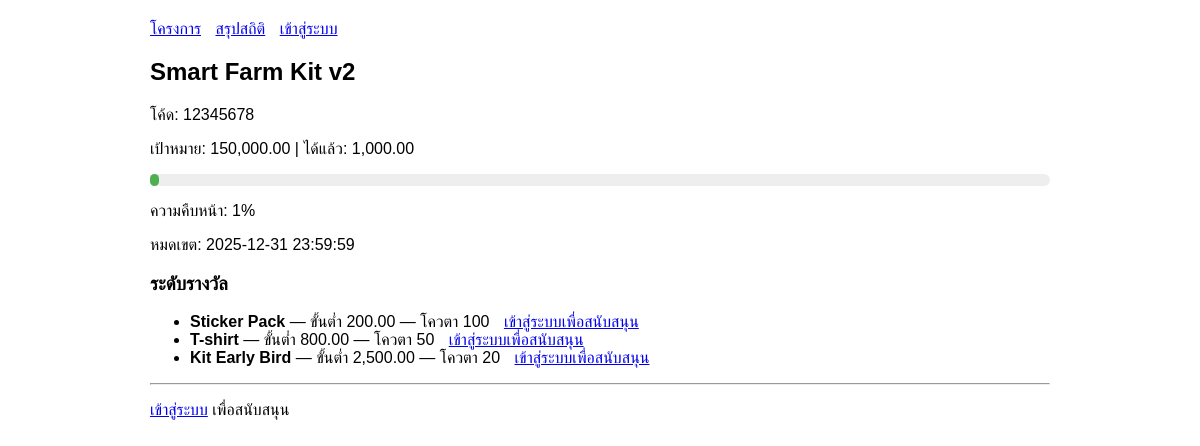
Screenshot of /public/?r=project&id=1 with the database file from the repository.
### tables this page shows
CREATE TABLE projects (
  id               INT AUTO_INCREMENT PRIMARY KEY,
  code             CHAR(8) NOT NULL UNIQUE,             
  name             VARCHAR(200) NOT NULL,
  category_id      INT NOT NULL,
  goal_amount      DECIMAL(12,2) NOT NULL CHECK (goal_amount > 0),
  deadline         DATETIME NOT NULL,                   
  raised_amount    DECIMAL(12,2) NOT NULL DEFAULT 0,
  created_at       DATETIME NOT NULL DEFAULT CURRENT_TIMESTAMP,
  FOREIGN KEY (category_id) REFERENCES categories(id)
);

CREATE TABLE reward_tiers (
  id             INT AUTO_INCREMENT PRIMARY KEY,
  project_id     INT NOT NULL,
  name           VARCHAR(200) NOT NULL,
  min_amount     DECIMAL(12,2) NOT NULL,               
  quota          INT NOT NULL,                         
  FOREIGN KEY (project_id) REFERENCES projects(id)
);

### App/Controllers/ProjectController.php (called while the page is built, shortened)
<?php
class ProjectController
{
    public function show()
    {
        $id = (int)($_GET['id'] ?? 0);
        $proj = (new Project())->find($id);
        $tiers = (new RewardTier())->byProject($id);
        $sum = (new Pledge())->sumSuccessByProject($id);
        $progress = 0;
        if (!empty($proj['goal_amount']) && is_numeric($proj['goal_amount']) && $proj['goal_amount'] > 0) {
            $progress = min(100, round($sum * 100 / $proj['goal_amount']));
        }
        include __DIR__ . "/../Views/project/show.php";
        return ob_get_clean();
    }
}

### Public/index.php (called while the page is built, shortened)
<?php
spl_autoload_register(function ($class) {
    $base = __DIR__ . '/../';
    $path = $base . str_replace('\\', '/', $class) . '.php';
});
$router = new Router();
$router->get('/',         [new ProjectController(), 'index']);
$router->get('/project',  [new ProjectController(), 'show']);
$router->get('/stats',    [new StatsController(),  'index']);
$router->get('/login',    [new AuthController(), 'showLogin']);
$router->post('/login',   [new AuthController(), 'login']);
$router->get('/logout',   [new AuthController(), 'logout']);
$router->post('/pledge',  [new PledgeController(), 'store']);
$router->get('/pledge-continue', [new PledgeController(), 'continuePledge']);
$router->dispatch();

### config.php (called while the page is built)
<?php
return [
  'db' => [
    'dsn'  => 'mysql:host=127.0.0.1;dbname=crowdfund;charset=utf8mb4',
    'user' => 'root',
    'pass' => ''
  ]
];

### App/Core/Database.php (called while the page is built, shortened)
<?php
class Database
{
    private static $pdo = null;
    public static function pdo()
    {
        if (!self::$pdo) {
            $cfg = include __DIR__ . '/../../config.php';
            self::$pdo = new \PDO($cfg['db']['dsn'], $cfg['db']['user'], $cfg['db']['pass'], [
                \PDO::ATTR_ERRMODE => \PDO::ERRMODE_EXCEPTION,
                \PDO::ATTR_DEFAULT_FETCH_MODE => \PDO::FETCH_ASSOC,
            ]);
        }
        return self::$pdo;
    }
}

### App/Models/BaseModel.php (called while the page is built, shortened)
<?php
abstract class BaseModel
{
    public function __construct()
    {
        $this->pdo = Database::pdo();
    }
}

### App/Models/Project.php (called while the page is built, shortened)
<?php
class Project extends BaseModel
{
    public function find(int $id): ?array
    {
        $st = $this->pdo->prepare("SELECT * FROM projects WHERE id = ?");
        $st->execute([$id]);
        $row = $st->fetch();
        return $row ?: null;
    }
}

### App/Models/Pledge.php (called while the page is built, shortened)
<?php
class Pledge extends BaseModel
{
    public function sumSuccessByProject($project_id)
    {
        $st = $this->pdo->prepare("SELECT IFNULL(SUM(amount),0) s FROM pledges WHERE project_id=? AND status='success'");
        $st->execute([$project_id]);
        return (float)$st->fetch()['s'];
    }
}

### App/Models/RewardTier.php (called while the page is built, shortened)
<?php
class RewardTier extends BaseModel
{
    public function byProject(int $project_id): array
    {
        $st = $this->pdo->prepare(
            "SELECT * FROM reward_tiers WHERE project_id = ? ORDER BY min_amount ASC"
        );
        $st->execute([$project_id]);
        return $st->fetchAll();
    }
}

### App/Views/project/show.php (the view, shortened to what this page needs)
<h2><?=htmlspecialchars($proj['name'])?></h2>
<p>โค้ด: <?=htmlspecialchars($proj['code'])?></p>
<p>เป้าหมาย: <?=number_format($proj['goal_amount'],2)?> | ได้แล้ว: <?=number_format($sum,2)?></p>
<div class="progress"><div class="bar" style="width: <?=$progress?>%"></div></div>
<p>ความคืบหน้า: <?=$progress?>%</p>
<p>หมดเขต: <?=htmlspecialchars($proj['deadline'])?></p>
<h3>ระดับรางวัล</h3>
<ul>
<?php foreach($tiers as $t): ?>
  <li>
    <b><?=htmlspecialchars($t['name'])?></b>
    — ขั้นต่ำ <?=number_format($t['min_amount'],2)?>
    — โควตา <?=$t['quota']?>
    <?php if(!empty($_SESSION['user'])): ?>
      <?php if((int)$t['quota'] > 0): ?>
        <form method="post" action="?r=pledge" style="display:inline-block; margin-left:10px">
          <input type="hidden" name="project_id" value="<?=$proj['id']?>">
          <input type="hidden" name="reward_tier_id" value="<?=$t['id']?>">
          <input name="amount" type="number" step="0.01"
                 min="<?=htmlspecialchars($t['min_amount'])?>"
                 value="<?=htmlspecialchars($t['min_amount'])?>"
                 style="width:120px">
          <button type="submit">สนับสนุน</button>
        </form>
      <?php else: ?>
        <span style="color:#999; margin-left:10px">โควตาหมด</span>
      <?php endif; ?>
    <?php else: ?>
      <a href="?r=login&next=continue_pledge&project_id=<?=$proj['id']?>&reward_tier_id=<?=$t['id']?>&amount=<?=$t['min_amount']?>"
         style="margin-left:10px">เข้าสู่ระบบเพื่อสนับสนุน</a>
    <?php endif; ?>
  </li>
<?php endforeach; ?>
</ul>
<hr>
<?php if(!empty($_SESSION['user'])): ?>
  <h3>สนับสนุนแบบไม่รับรางวัล</h3>
  <form method="post" action="?r=pledge">
    <input type="hidden" name="project_id" value="<?=$proj['id']?>">
    <label>จำนวนเงิน:
      <input name="amount" type="number" step="0.01" min="1" value="100">
    </label>
    <input type="hidden" name="reward_tier_id" value="">
    <button type="submit">สนับสนุน</button>
  </form>
<?php else: ?>
  <p><a href="?r=login&next=continue_pledge&project_id=<?=$proj['id']?>&amount=100">เข้าสู่ระบบ</a> เพื่อสนับสนุน</p>
<?php endif; ?>
<?php $content=ob_get_clean(); include __DIR__."/../layout.php"; ?>

### App/Views/layout.php (style rules this page uses)
body { font-family: sans-serif; max-width: 900px; margin: 20px auto }
.progress { background: #eee; border-radius: 6px }
.bar { height: 12px; background: #4caf50; border-radius: 6px }

### rows the page displays
projects: name "Smart Farm Kit v2", code "12345678", goal_amount "150,000.00", deadline "2025-12-31 23:59:59"
reward_tiers: name "Sticker Pack", min_amount "200.00", quota "100"
reward_tiers: name "T-shirt", min_amount "800.00", quota "50"
reward_tiers: name "Kit Early Bird", min_amount "2,500.00", quota "20"

### other values shown
$sum "1,000.00"
$progress "1"
